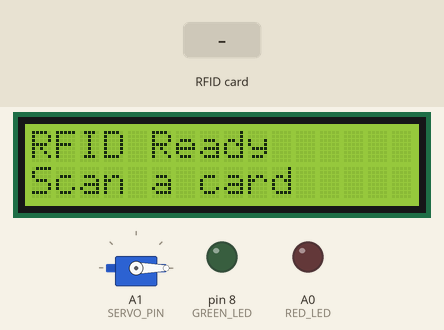
Recording of a sketch running on a simulated Arduino Uno, built with avr-gcc and run on an emulated ATmega328P. Shown: 16×2 character LCD, servo, output pins drawn as LEDs (lit = HIGH). Dashed ring = blinking. The inputs (shaded band) are chosen by the test bench. Pins used as bus, display or sensor lines are not drawn; what the sketch prints to the serial monitor is not drawn.

Above: at 1.7 s.
1.8 s: RFID card AB AB AB AB held to the reader
At 1.89 s:
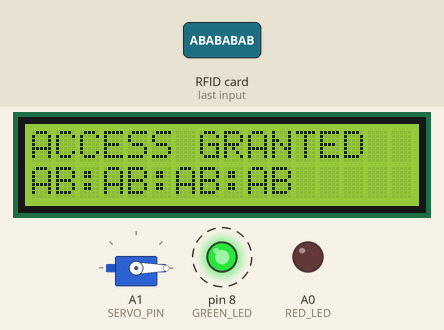
At 3.7 s:
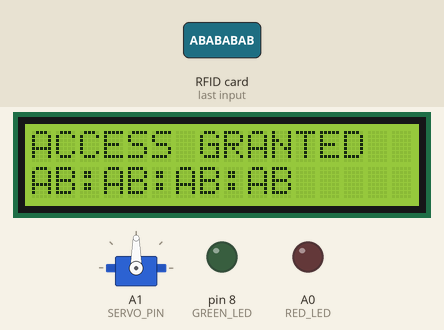
Timing chart, 0 to 6.5 s (numbered marks = the images above; inputs shaded):
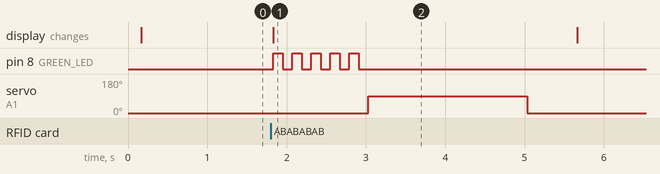

Measured:
- after the input at 1.8 s, pin 8 (GREEN_LED): alternates HIGH for 0.12 s and LOW for 0.12 s, 10 changes in all, then stays LOW, starting at once; servo on A1 (SERVO_PIN): 0° → 90° after 1.2 s, → 0° 2.0 s later; the display: changes at once (image 1)

The sketch:

sketch.ino
```cpp
#include <SPI.h>
#include <MFRC522.h>
#include <LiquidCrystal.h>
#include <Servo.h>

LiquidCrystal lcd(7, 6, 5, 4, 3, 2); // RS=7, E=6, D4=5, D5=4, D6=3, D7=2

constexpr uint8_t SS_PIN = 10; // RC522 SDA
constexpr uint8_t RST_PIN = 9; // RC522 RST
MFRC522 mfrc522(SS_PIN, RST_PIN);

constexpr uint8_t GREEN_LED = 8;
constexpr uint8_t RED_LED = A0;

constexpr uint8_t SERVO_PIN = A1; // PWM wire is on A1
Servo door;

const byte ACCEPT_UID[] = {0xAB, 0xAB, 0xAB, 0xAB};
const byte DENY_UID[] = {0x10, 0x10, 0x10, 0x10};
const byte ACCEPT_UID_LEN = sizeof(ACCEPT_UID);
const byte DENY_UID_LEN = sizeof(DENY_UID);

bool uidEquals(const MFRC522::Uid &uid, const byte *ref, byte refLen)
{
    if (uid.size != refLen)
        return false;
    for (byte i = 0; i < refLen; i++)
        if (uid.uidByte[i] != ref[i])
            return false;
    return true;
}
String uidToString(const MFRC522::Uid &uid)
{
    String s;
    for (byte i = 0; i < uid.size; i++)
    {
        if (i)
            s += ":";
        if (uid.uidByte[i] < 0x10)
            s += "0";
        s += String(uid.uidByte[i], HEX);
    }
    s.toUpperCase();
    return s;
}
void blink(uint8_t pin, uint8_t times, uint16_t on_ms = 120, uint16_t off_ms = 120)
{
    for (uint8_t i = 0; i < times; i++)
    {
        digitalWrite(pin, HIGH);
        delay(on_ms);
        digitalWrite(pin, LOW);
        delay(off_ms);
    }
}
void lcdMsg(const char *line1, const char *line2 = "")
{
    lcd.clear();
    lcd.setCursor(0, 0);
    lcd.print(line1);
    lcd.setCursor(0, 1);
    lcd.print(line2);
}

void setup()
{
    pinMode(GREEN_LED, OUTPUT);
    pinMode(RED_LED, OUTPUT);
    digitalWrite(GREEN_LED, LOW);
    digitalWrite(RED_LED, LOW);

    delay(100);
    lcd.begin(16, 2);
    lcdMsg("RFID Ready", "Scan a card");

    door.attach(SERVO_PIN);
    door.write(0); // set your closed angle here (0–180)
    delay(300);

    Serial.begin(115200);
    while (!Serial)
    {
        ;
    }

    SPI.begin();
    mfrc522.PCD_Init();
    delay(50);
    Serial.println("RC522 initialized. Present a card...");
}

void openDoor(uint16_t hold_ms = 2000)
{
    door.write(90); // open position (adjust as needed)
    delay(hold_ms);
    door.write(0); // back to closed
    delay(300);
}

void loop()
{
    if (!mfrc522.PICC_IsNewCardPresent())
        return;
    if (!mfrc522.PICC_ReadCardSerial())
        return;

    String uidStr = uidToString(mfrc522.uid);
    Serial.print("UID: ");
    Serial.println(uidStr);

    bool isAccepted = uidEquals(mfrc522.uid, ACCEPT_UID, ACCEPT_UID_LEN);
    bool isDenied = uidEquals(mfrc522.uid, DENY_UID, DENY_UID_LEN);

    if (isAccepted)
    {
        lcdMsg("ACCESS GRANTED", uidStr.c_str());
        blink(GREEN_LED, 5);
        openDoor(); // move the servo
    }
    else if (isDenied)
    {
        lcdMsg("ACCESS DENIED", uidStr.c_str());
        blink(RED_LED, 5);
    }
    else
    {
        lcdMsg("UNKNOWN CARD", uidStr.c_str());
        blink(RED_LED, 5, 80, 80);
    }

    mfrc522.PICC_HaltA();
    mfrc522.PCD_StopCrypto1();

    delay(300);
    while (mfrc522.PICC_IsNewCardPresent() || mfrc522.PICC_ReadCardSerial())
    {
        delay(50);
    }
    lcdMsg("RFID Ready", "Scan a card");
}
```
